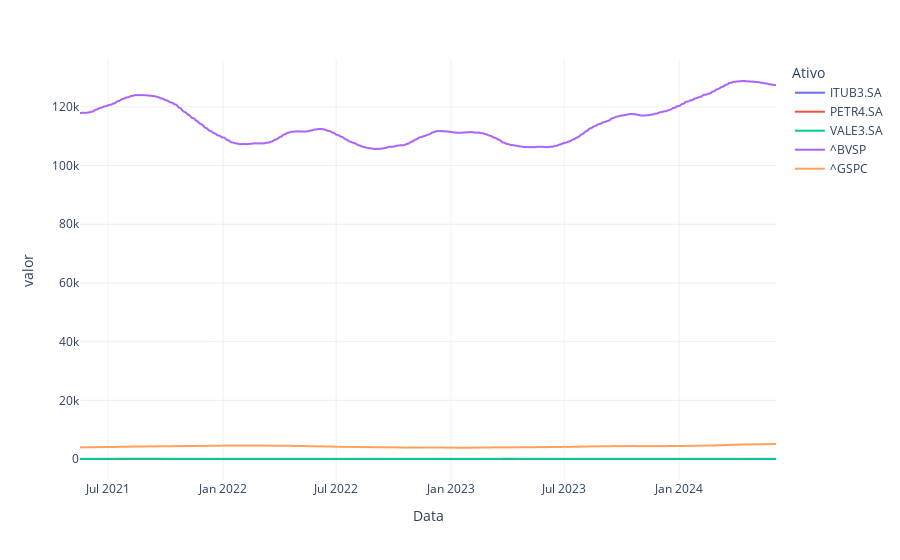

The code cell stored with this chart in its notebook:
### Code cell
#grafico media movel 90 dias
fig = px.line(yf_adj_90d, x='Data', y="valor", color='Ativo', template='plotly_white')
fig.show()

### Figure 1 — Plotly figure (JSON) as saved in the notebook; plotly's stock layout.template omitted (floating-point values rounded to 4 significant figures; data arrays with more than 128 entries replaced by an {"elided": "..."} marker saying what was removed)
{"data": [{"hovertemplate": "Ativo=ITUB3.SA<br>Data=%{x}<br>valor=%{y}<extra></extra>", "legendgroup": "ITUB3.SA", "line": {"color": "#636efa", "dash": "solid"}, "marker": {"symbol": "circle"}, "mode": "lines", "name": "ITUB3.SA", "showlegend": true, "type": "scattergl", "x": {"elided": "739 str values"}, "xaxis": "x", "y": {"elided": "739 float values"}, "yaxis": "y"}, {"hovertemplate": "Ativo=PETR4.SA<br>Data=%{x}<br>valor=%{y}<extra></extra>", "legendgroup": "PETR4.SA", "line": {"color": "#EF553B", "dash": "solid"}, "marker": {"symbol": "circle"}, "mode": "lines", "name": "PETR4.SA", "showlegend": true, "type": "scattergl", "x": {"elided": "739 str values"}, "xaxis": "x", "y": {"elided": "739 float values"}, "yaxis": "y"}, {"hovertemplate": "Ativo=VALE3.SA<br>Data=%{x}<br>valor=%{y}<extra></extra>", "legendgroup": "VALE3.SA", "line": {"color": "#00cc96", "dash": "solid"}, "marker": {"symbol": "circle"}, "mode": "lines", "name": "VALE3.SA", "showlegend": true, "type": "scattergl", "x": {"elided": "739 str values"}, "xaxis": "x", "y": {"elided": "739 float values"}, "yaxis": "y"}, {"hovertemplate": "Ativo=^BVSP<br>Data=%{x}<br>valor=%{y}<extra></extra>", "legendgroup": "^BVSP", "line": {"color": "#ab63fa", "dash": "solid"}, "marker": {"symbol": "circle"}, "mode": "lines", "name": "^BVSP", "showlegend": true, "type": "scattergl", "x": {"elided": "739 str values"}, "xaxis": "x", "y": {"elided": "739 float values"}, "yaxis": "y"}, {"hovertemplate": "Ativo=^GSPC<br>Data=%{x}<br>valor=%{y}<extra></extra>", "legendgroup": "^GSPC", "line": {"color": "#FFA15A", "dash": "solid"}, "marker": {"symbol": "circle"}, "mode": "lines", "name": "^GSPC", "showlegend": true, "type": "scattergl", "x": {"elided": "739 str values"}, "xaxis": "x", "y": {"elided": "739 float values"}, "yaxis": "y"}], "layout": {"legend": {"title": {"text": "Ativo"}, "tracegroupgap": 0}, "margin": {"t": 60}, "xaxis": {"anchor": "y", "domain": [0, 1], "title": {"text": "Data"}}, "yaxis": {"anchor": "x", "domain": [0, 1], "title": {"text": "valor"}}}}
